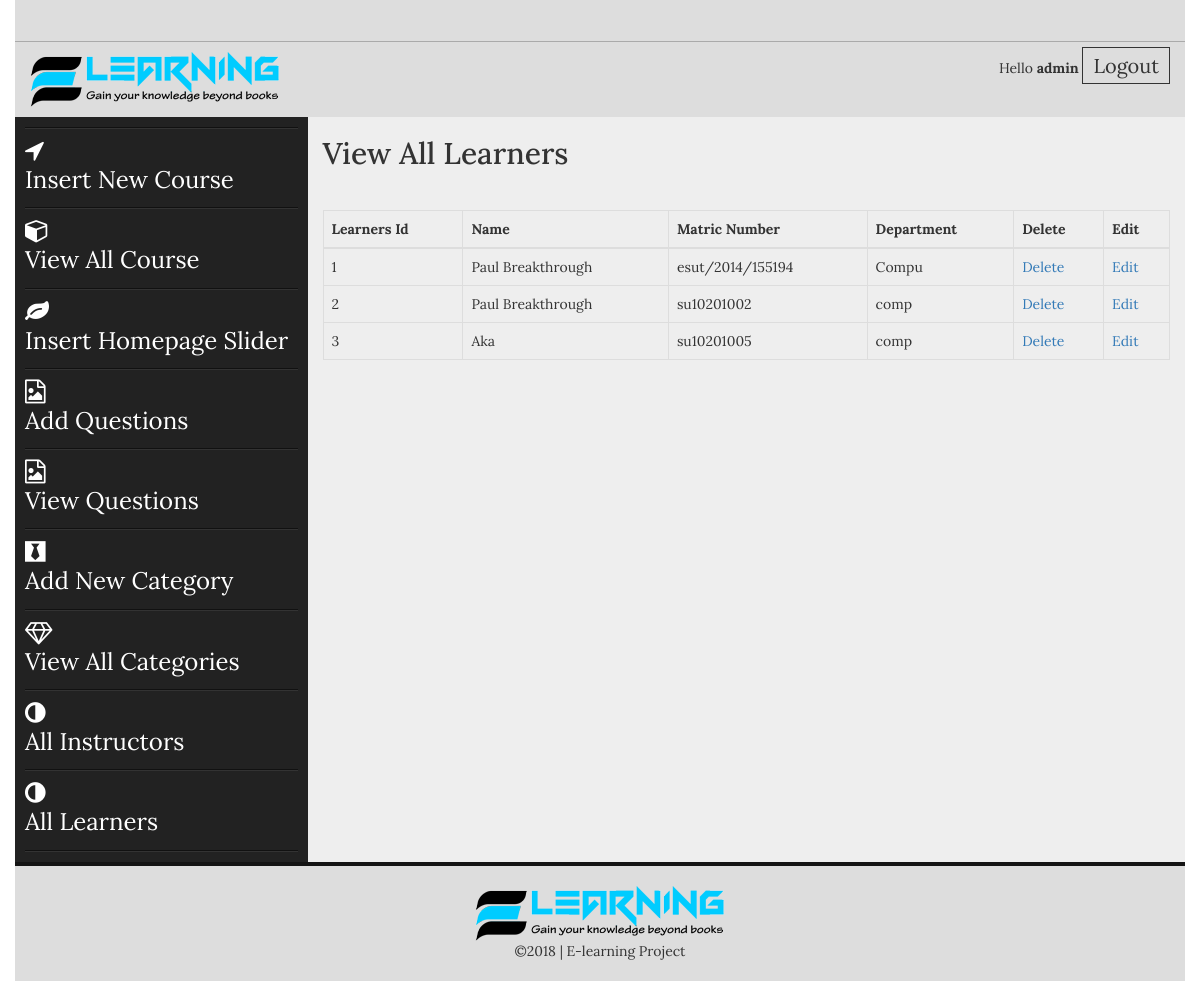
/admin/all_learners.php (signed in), run on the app's committed database.
### tables this page shows
CREATE TABLE `student` (
  `id` int(11) NOT NULL,
  `name` varchar(60) NOT NULL,
  `address` varchar(60) NOT NULL,
  `age` varchar(60) NOT NULL,
  `dept` varchar(60) NOT NULL,
  `matric_no` varchar(60) NOT NULL,
  `username` varchar(60) NOT NULL,
  `password` varchar(60) NOT NULL,
  `dob` varchar(60) NOT NULL
);

### admin/all_learners.php (the view)
<?php include("includes/header.php");?>
<section class="admin_area">
    <div class="container">
        <div class="row">
            <?php include("includes/admin_menus.php");?>
            <div class="col-md-9 col-sm-9 col-xs-12">
                <div class="add_admin_content">
                   <h2>View All Learners</h2>
                      <table class="table table-bordered">
                        <thead>
                          <tr>
                            <th>Learners Id</th>
                            <th>Name</th>
                            <th>Matric Number</th>
                            <th>Department</th>
                            <th>Delete</th>
                            <th>Edit</th>
                          </tr>
                        </thead>
                        <tbody>
                        <?php
                        $user = "select * from student";
                        $run_user = mysqli_query($con,$user);
                        $count = 1;
                        while($user_row = mysqli_fetch_array($run_user)):
                        $user_id = $count++;
                        $id = $user_row['id'];
                        $fname = $user_row ['name'];
                        $lname = $user_row ['matric_no'];
                        $uemail = $user_row ['dept'];
                        ?>
                          <tr>
                            <td><?php echo $user_id;?></td>
                            <td><?php echo $fname;?></td>
                            <td><?php echo $lname;?></td>
                            <td><?php echo $uemail;?></td>
                            <td><a href="delete_student.php?del_user=<?php echo $id;?>">Delete</a></td>
                            <td><a href="edit_student.php?edit_user=<?php echo $id;?>">Edit</a></td>
                          </tr>
                        <?php endwhile;?>
                        </tbody>
                      </table>
                </div>
            </div>
        </div>
    </div>
</section>
<?php include("includes/footer.php");?>

### admin/css/style.css (style rules this page uses)
body { font-family: 'Lora', serif; }
h1,h2,h3,h4,h5,h6,p { margin: 0; padding: 0 }
.container { background: #eee }
.admin_area .row { position: relative; }
.add_admin_content h2 { margin-bottom: 40px; margin-top: 20px; }
body, html { height: 100%; }

### data on the page
student: user_id "1", name "Paul Breakthrough", matric_no "esut/2014/155194", dept "Compu"
student: user_id "2", name "Paul Breakthrough", matric_no "su10201002", dept "comp"
student: user_id "3", name "Aka", matric_no "su10201005", dept "comp"

### other printed values
$_SESSION['user_name'] "admin"
